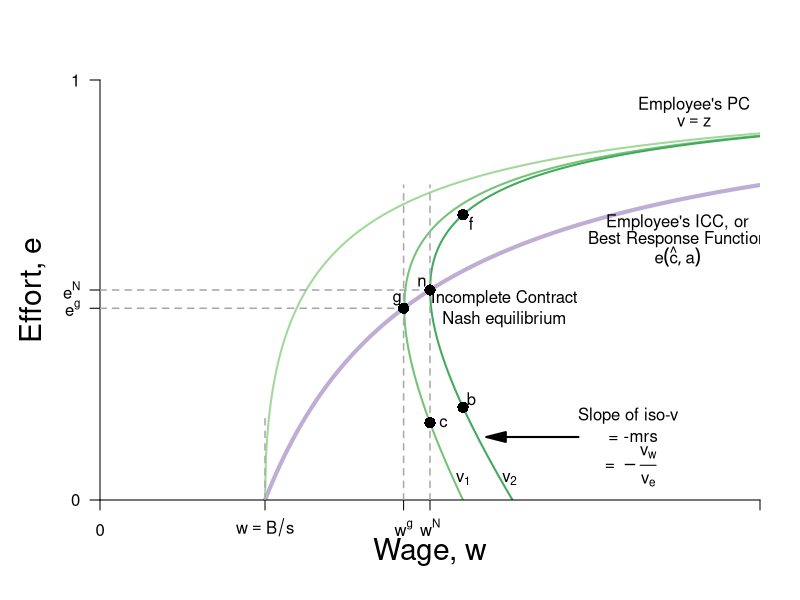

Source code (R):
require(shape)
pdf(file = "employment/employment_brf_pc.pdf", width = 9, height = 7)

#Set parameters for graphics
axislabelsize <- 1.8
labelsize <- 1.5
namesize <- 1.8
annotatesize <- 1.5
graphlinewidth <- 2
segmentlinewidth <- 1.5

#The equation is below when v = 0. See Wolfram Alpha output. 
isov <- function(w, delta = 5) {
}

isovhigh1 <- function(w, delta = 5, v = 5){
  (sqrt(w^2 - 4 * delta * v) - w + 2*v)/( 2 * v )
}

isovlow1 <- function(w, delta = 5, v = 5){
  (-sqrt(w^2 - 4 * delta * v) - w + 2*v)/( 2 * v )
}

isovhigh2 <- function(w, delta = 5, v = 15){
  (sqrt(w^2 - 4 * delta * v) - w + 2*v)/( 2 * v )
}

isovlow2 <- function(w, delta = 5, v = 15){
  (-sqrt(w^2 - 4 * delta * v) - w + 2*v)/( 2 * v )
}

isovhigh3 <- function(w, delta = 5, v = 20){
  (sqrt(w^2 - 4 * delta * v) - w + 2*v)/( 2 * v )
}

isovlow3 <- function(w, delta = 5, v = 20){
  (-sqrt(w^2 - 4 * delta * v) - w + 2*v)/( 2 * v )
}

brfFn <- function(w, delta = 5) {
  1 - (2*delta) /w
}

#This is evaluated for p = 12; q = 12/(8*sqrt(12^2 - 4*delta1*v1)) - 1/8 for the slope
#At p = 12; q = (-sqrt(12^2 - 4*v1*delta1) - 12 + 2*v1)/(2*v1) = 0.799
tangencyLine <- function(w){
  (w*(0.05))
}



COL <- c("#f7fcf5", "#e5f5e0", "#c7e9c0", "#a1d99b", "#74c476", "#41ab5d", "#238b45", "#005a32")
par(mar =  c(5, 5, 4, 2))
xlims <- c(0, 40)
ylims <- c(0, 1)

plot(0, 0, xlim = xlims, ylim = ylims, type = "n",
     xlab = expression(paste("Wage, ", w)),
     ylab = expression(paste("Effort, ", e)),
     xaxt = "n", 
     yaxt = "n", 
     cex.lab = axislabelsize, 
     line = 2.5,
     bty = "n", 
     xaxs="i", 
     yaxs="i")


npts <- 500 
npts2 <- 501
#Specify the sequences of points for graphing. 
xx0 <- seq(5, xlims[2], length.out = npts)
xx1 <- seq(10, xlims[2], length.out = npts)
xx2 <- seq(5, 15, length.out = npts)
xx3 <- seq(10, xlims[2], length.out = npts2)
xx4 <- seq(xlims[1], 10, length.out = npts2)
#For below, I solved sqrt(p^2 - 200) - p + 200/p = 0, getting p = 10*sqrt(2) = 14.14214
xx5 <- seq( 18.43909, xlims[2], length.out = npts2)
xx6 <- seq( 18.43909, 25, length.out = npts2)
xx7 <- seq(20, xlims[2], length.out = npts2)
xx8 <- seq(xlims[1], 25, length.out = npts2)

#Draw the lines for the graphs
#lines(xx0, isov(xx0, delta = 5), col = COL[3], lwd = graphlinewidth)
lines(xx1, brfFn(xx1), col = "#beaed4", lwd = 4)
#lines(xx2, tangencyLine(xx2), col = "darkgrey", lwd = 3, lty = 2)
lines(xx3, isovhigh1(xx3, v = 5, delta = 5), col = COL[4], lwd = graphlinewidth)
lines(xx4, isovlow1(xx4, v = 5, delta = 5), col = COL[4], lwd = graphlinewidth)
lines(xx5, isovhigh2(xx5, v = 17, delta = 5), col = COL[5], lwd = graphlinewidth)
lines(xx6, isovlow2(xx6, v = 17, delta = 5), col = COL[5], lwd = graphlinewidth)
lines(xx7, isovhigh3(xx7, v = 20, delta = 5), col = COL[6], lwd = graphlinewidth)
lines(xx8, isovlow3(xx8, v = 20, delta = 5), col = COL[6], lwd = graphlinewidth)

#Customize ticks and labels for the plot
ticksy <- c(0, brfFn(w = 18.4), 0.5, 1)
#ylabels <- c(0, expression(paste(frac(1,2))), 1)
ylabels <- c(0, expression(paste(e^g)), expression(paste(e^N)), 1)
ticksx <- c(0, 10, 18.4, 20, 40)
xlabels <- c(0, expression(paste(w == B/s)), expression(paste(w^g)), expression(paste(w^N)) , NA)
axis(1, at = ticksx, pos = 0, labels = xlabels)
axis(2, at = ticksy, pos = 0, labels = ylabels, las = 1)

#Annotation of the three graphs and the NE
#text(5, 0.3, expression(paste("Iso-profit: ", frac(q, p) ," = ", frac(1, 8*delta))))
#text(35, 0.62, expression(paste("BRF: q = ", 1 - frac(2*delta, p))))
#text(3.9, 0.05, expression(paste(v[0],  " = z")))
#text(9.5, 0.05, expression(paste(v[1])))
text(22, 0.05, expression(paste(v[1])))
text(24.8, 0.05, expression(paste(v[2])))
text(35, 0.66, expression(paste("Employee's ICC, or")))
text(35, 0.62, expression(paste("Best Response Function")))
text(35, 0.58, expression(paste(e(hat(c), a))))
text(36, 0.94, expression(paste("Employee's PC")))
text(36, 0.9, expression(paste(v == z)))


#Lines for the coordinates of the Nash equilbrium
#segments(5, 0, 5, 1, lty = 2, col = "darkgray", lwd = 3)
segments(10, 0, 10, 0.2, lty = 2, col = "darkgray", lwd = segmentlinewidth)
segments(20, 0, 20, 0.75, lty = 2, col = "darkgray", lwd = segmentlinewidth)
segments(0, 0.5, 20, 0.5, lty = 2, col = "darkgray", lwd = segmentlinewidth)
#segments(14.14214, 0.15, 14.14214, 0.45, lty = 2, col = "darkgray", lwd = 3)
text(19.5, 0.52, expression(n))
text(24.5, 0.48, expression(paste("Incomplete Contract")))
text(24.5, 0.43, expression(paste("Nash equilibrium")))

#Arrows and rent label
# Arrows(15, 0.8, 19.3, 0.8,  col = "black", lty = 1, lwd = 2, arr.type = "triangle")
# Arrows(15, 0.8, 10.8, 0.8,  col = "black", lty = 1, lwd = 2, arr.type = "triangle")
# text(14.8, 0.95, expression(paste("Rent at")))
# text(14.8, 0.9, expression(paste("Incomplete Contract")))
# text(14.8, 0.85, expression(paste("Nash Equilibrium")))

#Arrows and slope of iso-v label
Arrows(29, 0.15, 24, 0.15,  col = "black", lty = 1, lwd = 2, arr.type = "triangle")
text(32, 0.2, expression(paste("Slope of iso-v")))
text(32.3, 0.15, expression(paste(" = -mrs ")))
text(32, 0.08, expression(paste(" = " -frac(v[w], v[e]))))



#Add a point for the NE
points(20, 0.5, pch = 16, col = "black", cex = 1.5)

segments(18.4, 0, 18.4, 0.75, lty = 2, col = "darkgray", lwd = segmentlinewidth)
segments(0, brfFn(w = 18.4), 18.4, brfFn(w = 18.4), lty = 2, col = "darkgray", lwd = segmentlinewidth)
points(18.4, brfFn(w = 18.4), pch = 16, col = "black", cex = 1.5)
#points(18.5, brfFn(18.5), pch = 16, col = "black", cex = 1.5)
text(18, brfFn(18.4) + 0.02, expression(g))


#Add a point for b & complete contract NE label
#points(10, 0.5, pch = 16, col = "black", cex = 1.5)
#text(10.5, 0.47, expression(b))
# text(5, 0.58, expression(paste("Complete Contract")))
# text(5, 0.53, expression(paste("Nash equilibrium")))

#Add a point for c
#Figure out q for p = 14.14214: q = 1 - 2delta/p = 1 - (2*5)/14.14214 =  0.2928934
points(20, 0.1839422, pch = 16, col = "black", cex = 1.5)
text(20.8, 0.1839422, expression(c))

points(22, isovhigh3(22, v = 20, delta = 5), pch = 16, col = "black", cex = 1.5)
text(22 + 0.5, isovhigh3(22, v = 20, delta = 5) - 0.02, expression(f))
points(22, isovlow3(22, v = 20, delta = 5), pch = 16, col = "black", cex = 1.5)
text(22 + 0.5, isovlow3(22, v = 20, delta = 5) + 0.02, expression(b))

#Add a point for f. referred to in the text
#points(12, 0.82, pch = 16, col = "black", cex = 1.2)
#text(12, 0.85, expression(paste("NE")))

#Arrow to Pareto-improving Lens
#Arrows(20, 0.8, 23.8, 0.68, col = "black", lty = 1, lwd = 3)
#text(20, 0.82, expression(paste("Pareto-Improving Lens")))

dev.off()
